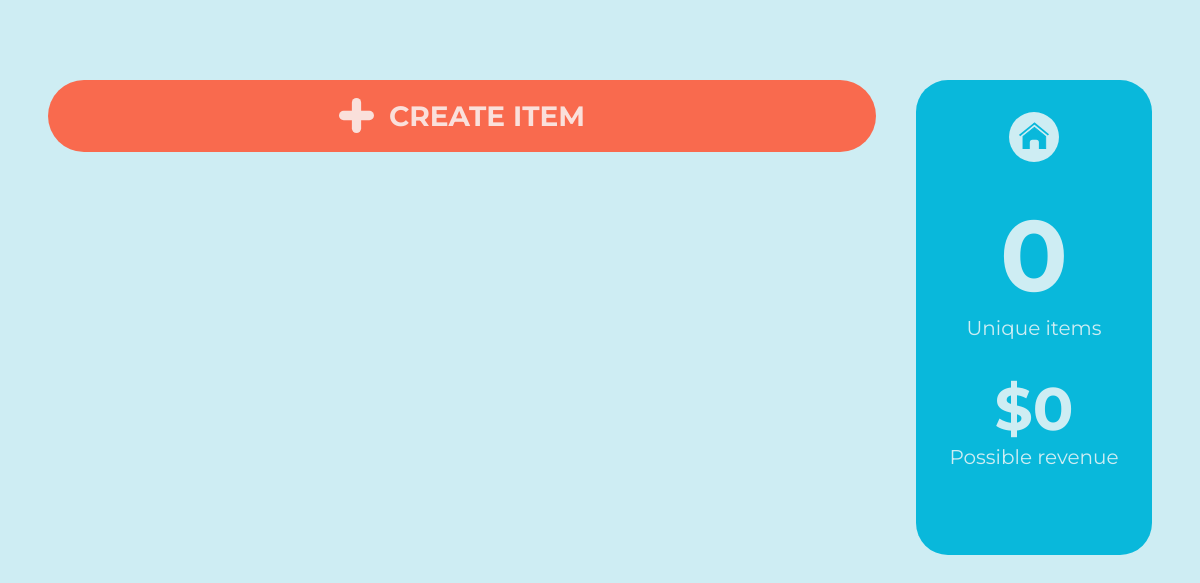
/items, run on an earlier commit of the app's database.
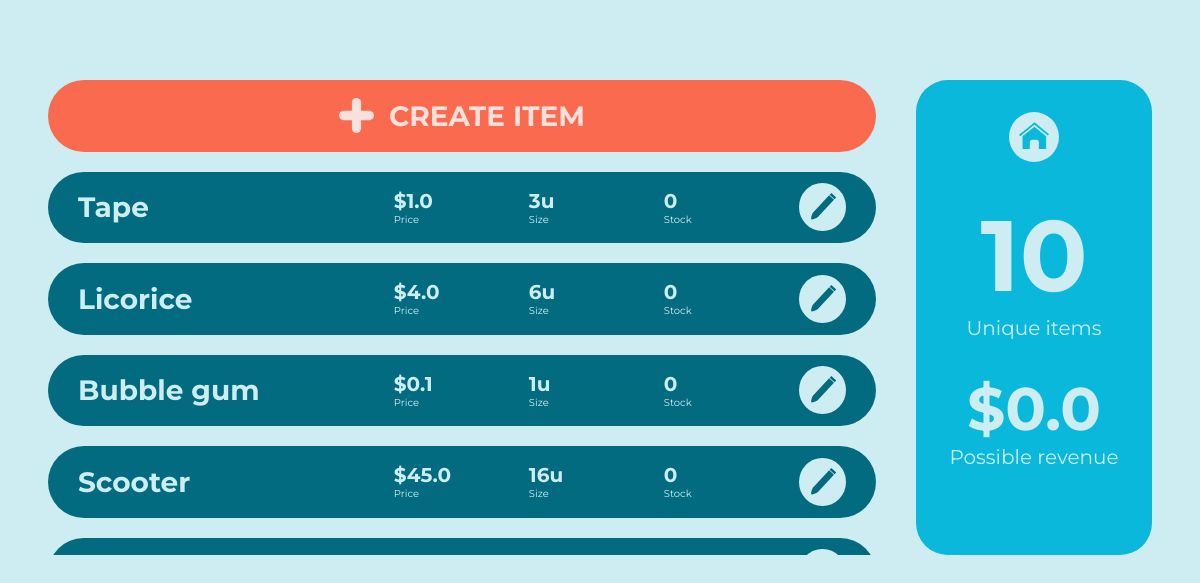
And on a later commit of the database.
### wms/models.py (models this page shows)
class ItemTemplate(db.Model):
    _id = db.Column(db.Integer, primary_key=True)
    name = db.Column(db.String(15), unique=True, nullable=False)
    price = db.Column(db.Float, nullable=False)
    cost = db.Column(db.Float, nullable=False)
    size = db.Column(db.Integer, nullable=False)
    low_threshold = db.Column(db.Integer, nullable=False)
    instances = db.relationship('Item', backref='item_template', lazy=True)  # Instances using this item template
    @hybrid_property
    def total_stock(self):
        total_stock = 0
        for instance in self.instances:
            total_stock += instance.quantity
        return total_stock
    @hybrid_property
    def possible_revenue(self):
        return self.total_stock * (self.price - self.cost)

### wms/routes.py (the view, shortened to what this page needs)
@app.route("/items", methods=["GET", "POST"])
def items():
    itemForm = ItemForm()
    itemList = ItemTemplate.query.all()
    possibleRevenue = 0
    for item in itemList:
        possibleRevenue += item.possible_revenue
    return render_template('items.html',
                           itemForm=itemForm,
                           itemList=itemList,
                           possibleRevenue=possibleRevenue)

### wms/templates/items.html (shortened to what this page needs)
<!DOCTYPE html>
{% extends "base.html" %}
{% block content %}
<link rel="stylesheet" href="static/warehouses.css">
<div class="content">
    <div class="list">
        <ul>
            <li>
                <button class="add-warehouse" id="add-warehouse">
                    <img src="static/+.svg" alt="+ button">
                    <h1>Create Item</h1>
                </button>
            </li>
            {% for item in itemList %}
            <li class="warehouse-card">
                <ul>
                    <li class="name-li">
                        <h1>{{item.name}}</h1>
                    </li>
                    <li>
                        <ul class="stats">
                            <li>
                                <h2>${{item.price}}</h2>
                                <p>Price</p>
                            </li>
                            <li>
                                <h2>{{item.size}}u</h2>
                                <p>Size</p>
                            </li>
                            <li>
                                <h2>{{item.total_stock}}</h2>
                                <p>Stock</p>
                            </li>
                        </ul>
                    </li>
                    <li>
                        <button class="edit-button">
                        </button>
                    </li>
                </ul>
            </li>
            {% endfor %}
        </ul>
    </div>
    <div class="warehouse-stats">
        <ul>
            <li>
                <a href="{{url_for('home')}}" class="home">
                </a>
            </li>
            <li>
                <h1>{{itemList|length}}</h1>
                <p>Unique items</p>
            </li>
            <li>
                <h2>
                    ${{possibleRevenue}}
                </h2>
                <p>Possible revenue</p>
            </li>
        </ul>
    </div>
</div>
{% endblock content %}

### wms/templates/base.html (shortened to what this page needs)
<!DOCTYPE html>
<html lang="en">
<head>
    <link rel="stylesheet" href="{{url_for('static', filename='main.css')}}">
</head>
<body>
    {% block content %}{% endblock content %}
</body>
</html>

### wms/static/main.css (style rules this page uses)
body, html { margin: 0; padding: 0; background-color: #CEEDF3; font-family: 'Montserrat', sans-serif; scroll-behavior: smooth; }
a, button { cursor: pointer; font-family: 'Montserrat', sans-serif; text-decoration: none; }
a:link, button:link { text-decoration: none !important; }
img { pointer-events: none; -moz-user-select: none; -ms-user-select: none; user-select: none; -webkit-user-select: none; }

### wms/static/warehouses.css (style rules this page uses)
li { list-style: none; }
body { margin: 5em 3em; }
.content { display: -webkit-box; display: -ms-flexbox; display: flex; }
.list { margin-right: 2.5em; min-width: 75%; height: 475px; overflow-y: scroll; }
.list ul { padding: 0; margin: 0; }
.warehouse-card { color: #CEEDF3; background-color: #036B80; display: -webkit-box; display: -ms-flexbox; display: flex; border-radius: 4em; -webkit-box-align: center; -ms-flex-align: center; align-items: center; padding: 0 30px; margin-bottom: 20px; }
.warehouse-card h1, .warehouse-card a { font-size: 28px; margin-right: 20px; color: #CEEDF3; }
.warehouse-card ul { display: -webkit-box; display: -ms-flexbox; display: flex; -webkit-box-align: center; -ms-flex-align: center; align-items: center; padding: 0; width: 100%; -webkit-box-pack: right; -ms-flex-pack: right; justify-content: right; }
.warehouse-card ul .name-li { margin-right: auto; }
.warehouse-card .stats li { width: 110px; margin-right: 25px; }
.warehouse-card .stats h2 { font-size: 20px; margin: 0; }
.warehouse-card .stats p { font-size: 10px; margin: 0; }
.warehouse-card .edit-button { background-color: #CEEDF3; border-radius: 50%; border: none; display: -webkit-box; display: -ms-flexbox; display: flex; -ms-flex-line-pack: center; align-content: center; padding: 10px; }
.add-warehouse, .add-items { background-color: #F96A4E; color: #FAE0DB; text-transform: uppercase; font-weight: 800; display: -webkit-box; display: -ms-flexbox; display: flex; border: none; border-radius: 4em; width: 100%; -webkit-box-pack: center; -ms-flex-pack: center; justify-content: center; -webkit-box-align: center; -ms-flex-align: center; align-items: center; padding: 0; margin-bottom: 20px; }
.add-warehouse img, .add-items img { margin-right: 15px; width: 35px; height: 35px; }
.add-warehouse h1, .add-items h1 { font-size: 28px; }
.warehouse-stats { background-color: #09B8DB; color: #CEEDF3; border-radius: 2em; width: 100%; padding: 2em 1em; }
.warehouse-stats ul { padding: 0; margin: 0; }
.warehouse-stats ul li { display: block; text-align: center; margin-bottom: 2em; }
.warehouse-stats a { display: -webkit-box; display: -ms-flexbox; display: flex; width: 50px; height: 50px; background-color: #CEEDF3; border-radius: 50%; margin: 0 auto; -webkit-box-pack: center; -ms-flex-pack: center; justify-content: center; -webkit-box-align: center; -ms-flex-align: center; align-items: center; }
.warehouse-stats a svg { width: 30px; height: 30px; display: inline-block; }
.warehouse-stats h1 { font-size: 100px; margin: 0; }
.warehouse-stats h2 { font-size: 60px; margin: 0; }
.warehouse-stats p { margin: 0; font-size: 20px; }

What changed in the data, as far as the page shows it:
added ItemTemplate: name "Tape", price "1.0", size "3", total_stock "0"
added ItemTemplate: name "Licorice", price "4.0", size "6", total_stock "0"
added ItemTemplate: name "Bubble gum", price "0.1", size "1", total_stock "0"
added ItemTemplate: name "Scooter", price "45.0", size "16", total_stock "0"
Also different on the page:
{{ itemList|length }}: "0" → "10"
{{ possibleRevenue }}: "0" → "0.0"
